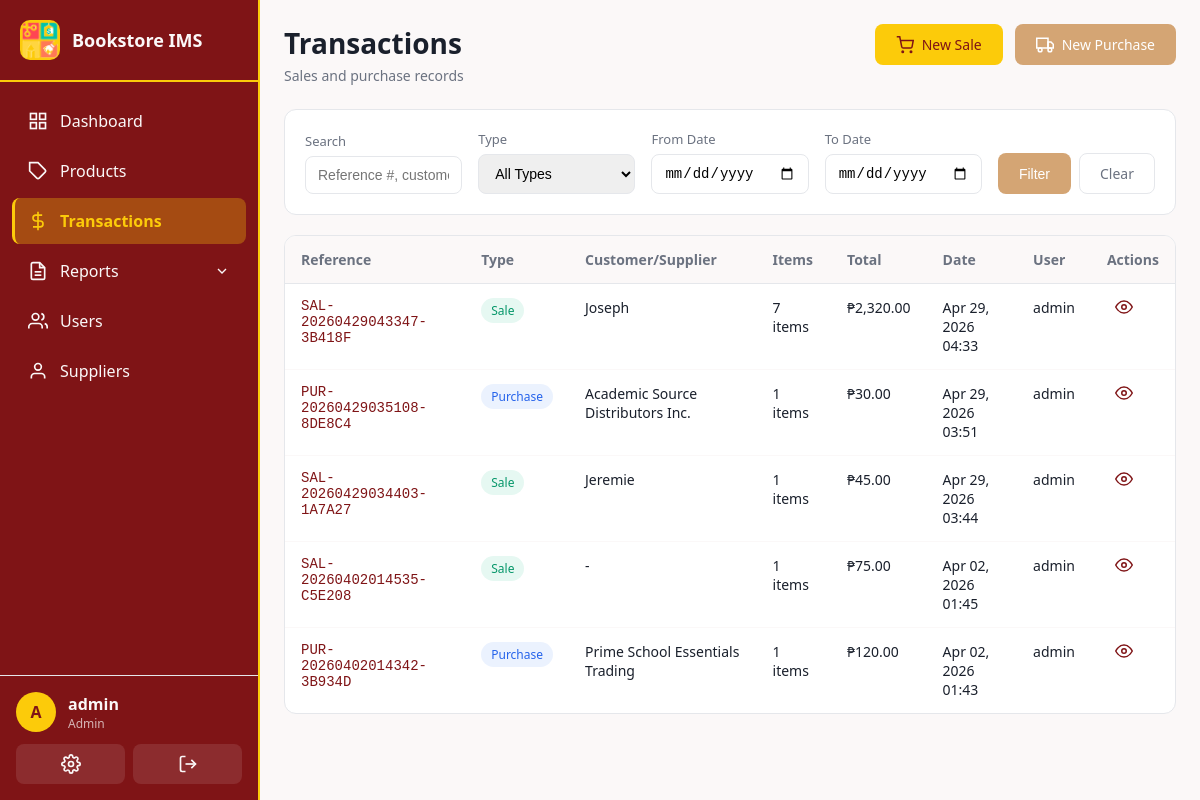
Page /transactions/ (signed in) on the committed database.
### app/models.py (models this page shows, shortened)
class User(UserMixin, db.Model):
    __tablename__ = 'users'
    id = db.Column(db.Integer, primary_key=True)
    username = db.Column(db.String(80), unique=True, nullable=False, index=True)
    email = db.Column(db.String(120), unique=True, nullable=False)
    password_hash = db.Column(db.String(256), nullable=False)
    role = db.Column(db.String(20), nullable=False, default=Role.STAFF)
    is_active = db.Column(db.Boolean, default=True)
    created_at = db.Column(db.DateTime, default=utc_now)
    last_login = db.Column(db.DateTime)
    transactions = db.relationship('Transaction', backref='user', lazy='dynamic')
    audit_logs = db.relationship('AuditLog', backref='user', lazy='dynamic')
    cash_ledger_entries = db.relationship('CashLedger', backref='user', lazy='dynamic')
    def is_admin(self):
        return self.role == Role.ADMIN

class Transaction(db.Model):
    __tablename__ = 'transactions'
    id = db.Column(db.Integer, primary_key=True)
    transaction_type = db.Column(db.String(20), nullable=False)  # 'sale' or 'purchase'
    reference_number = db.Column(db.String(50), unique=True, nullable=False)
    user_id = db.Column(db.Integer, db.ForeignKey('users.id'), nullable=False)
    subtotal = db.Column(db.Float, nullable=False, default=0.0)
    tax = db.Column(db.Float, nullable=False, default=0.0)
    discount = db.Column(db.Float, nullable=False, default=0.0)
    total = db.Column(db.Float, nullable=False, default=0.0)
    supplier_id = db.Column(db.Integer, db.ForeignKey('suppliers.id'), nullable=True)
    customer_name = db.Column(db.String(200))
    notes = db.Column(db.Text)
    created_at = db.Column(db.DateTime, default=utc_now)
    items = db.relationship('TransactionItem', backref='transaction', lazy='dynamic', cascade='all, delete-orphan')
    cash_entries = db.relationship('CashLedger', backref='transaction', lazy='dynamic')

class Supplier(db.Model):
    __tablename__ = 'suppliers'
    id = db.Column(db.Integer, primary_key=True)
    name = db.Column(db.String(200), unique=True, nullable=False)
    contact_person = db.Column(db.String(100))
    email = db.Column(db.String(120))
    phone = db.Column(db.String(20))
    address = db.Column(db.Text)
    notes = db.Column(db.Text)
    is_active = db.Column(db.Boolean, default=True)
    created_at = db.Column(db.DateTime, default=utc_now)
    updated_at = db.Column(db.DateTime, default=utc_now, onupdate=utc_now)
    transactions = db.relationship('Transaction', backref='supplier', lazy='dynamic')

### app/routes/transactions.py (the view, shortened to what this page needs)
@transactions_bp.route('/')
@login_required
def list_transactions():
    page = request.args.get('page', 1, type=int)
    per_page = 20
    transaction_type = request.args.get('type')  # 'sale' or 'purchase'
    date_from = request.args.get('date_from')
    date_to = request.args.get('date_to')
    search = request.args.get('search', '').strip()
    query = Transaction.query
    if transaction_type:
        query = query.filter_by(transaction_type=transaction_type)
    if date_from:
        try:
            date_from = datetime.strptime(date_from, '%Y-%m-%d')
            query = query.filter(Transaction.created_at >= date_from)
        except ValueError:
            pass
    query = query.order_by(Transaction.created_at.desc())
    transactions = query.paginate(page=page, per_page=per_page, error_out=False)
    return render_template('transactions/list.html',
        transactions=transactions,
        transaction_type=transaction_type,
        date_from=request.args.get('date_from', ''),
        date_to=request.args.get('date_to', ''),
        search=search
    )

### app/__init__.py (called while the page is built)
@login_manager.user_loader
def load_user(user_id):
    return db.session.get(User, int(user_id))

### app/templates/transactions/list.html (shortened to what this page needs)
{% extends "base.html" %}
{% block content %}
<div class="page-header">
  <div class="page-header-left">
    <h1>Transactions</h1>
    <p class="page-subtitle">Sales and purchase records</p>
  </div>
  <div class="page-header-right">
    <a href="{{ url_for('transactions.new_sale') }}" class="btn btn-primary">
      <svg viewBox="0 0 24 24" fill="none" stroke="currentColor" stroke-width="2">
        <circle cx="9" cy="21" r="1"></circle>
        <circle cx="20" cy="21" r="1"></circle>
        <path d="M1 1h4l2.68 13.39a2 2 0 0 0 2 1.61h9.72a2 2 0 0 0 2-1.61L23 6H6"></path>
      </svg>
      New Sale
    </a>
    <a href="{{ url_for('transactions.new_purchase') }}" class="btn btn-secondary">
      <svg viewBox="0 0 24 24" fill="none" stroke="currentColor" stroke-width="2">
        <rect x="1" y="3" width="15" height="13"></rect>
        <polygon points="16 8 20 8 23 11 23 16 16 16 16 8"></polygon>
        <circle cx="5.5" cy="18.5" r="2.5"></circle>
        <circle cx="18.5" cy="18.5" r="2.5"></circle>
      </svg>
      New Purchase
    </a>
  </div>
</div>
<div class="filters-card">
  <form method="GET" action="{{ url_for('transactions.list_transactions') }}" class="filters-form">
    <div class="filter-group">
      <label for="search">Search</label>
      <input type="text" id="search" name="search" value="{{ search }}" placeholder="Reference #, customer, or supplier name...">
    </div>
    <div class="filter-group">
      <label for="type">Type</label>
      <select id="type" name="type">
        <option value="">All Types</option>
      </select>
    </div>
    <div class="filter-group">
      <label for="date_from">From Date</label>
      <input type="date" id="date_from" name="date_from" value="{{ date_from }}">
    </div>
    <div class="filter-group">
      <label for="date_to">To Date</label>
      <input type="date" id="date_to" name="date_to" value="{{ date_to }}">
    </div>
    <div class="filter-actions">
      <button type="submit" class="btn btn-secondary">Filter</button>
      <a href="{{ url_for('transactions.list_transactions') }}" class="btn btn-outline">Clear</a>
    </div>
  </form>
</div>
<div class="table-card">
  {% if transactions.items %}
  <table class="data-table priority-table">
    <thead>
      <tr>
        <th class="priority-col-1">Reference</th>
        <th class="priority-col-2">Type</th>
        <th class="priority-col-1">Customer/Supplier</th>
        <th class="priority-col-3">Items</th>
        <th class="priority-col-1">Total</th>
        <th class="priority-col-2">Date</th>
        <th class="priority-col-3">User</th>
        <th class="priority-col-1">Actions</th>
      </tr>
    </thead>
    <tbody>
      {% for trans in transactions.items %}
      <tr>
        <td class="reference-cell priority-col-1">
          <a href="{{ url_for('transactions.view_transaction', id=trans.id) }}">{{ trans.reference_number }}</a>
        </td>
        <td class="priority-col-2">
          <span class="badge badge-{{ 'success' if trans.transaction_type == 'sale' else 'info' }}">
            {{ trans.transaction_type.title() }}
          </span>
        </td>
        <td class="priority-col-1">
          {% if trans.transaction_type == 'sale' %}
            {{ trans.customer_name or '-' }}
          {% else %}
            {{ trans.supplier.name if trans.supplier else '-' }}
          {% endif %}
        </td>
        <td class="priority-col-3">{{ trans.items.count() }} items</td>
        <td class="amount-cell priority-col-1">₱{{ "{:,.2f}".format(trans.total) }}</td>
        <td class="priority-col-2">{{ trans.created_at.strftime('%b %d, %Y %H:%M') }}</td>
        <td class="priority-col-3">{{ trans.user.username }}</td>
        <td class="actions-cell priority-col-1">
          <a href="{{ url_for('transactions.view_transaction', id=trans.id) }}" class="btn-icon" title="View Details">
            <svg viewBox="0 0 24 24" fill="none" stroke="currentColor" stroke-width="2">
              <path d="M1 12s4-8 11-8 11 8 11 8-4 8-11 8-11-8-11-8z"></path>
              <circle cx="12" cy="12" r="3"></circle>
            </svg>
          </a>
        </td>
      </tr>
      {% endfor %}
    </tbody>
  </table>
  {% endif %}
</div>
{% endblock %}

### app/templates/base.html (shortened to what this page needs)
<!doctype html>
<html>
  <head>
    <link rel="stylesheet" href="{{ url_for('static', filename='css/main.css') }}">
  </head>
  <body class="{% block body_class %}{% endblock %}">
    {% if current_user.is_authenticated %}
    <nav class="sidebar" id="mobile-sidebar">
      <div class="sidebar-header">
        <div class="sidebar-logo">
          <img src="{{ url_for('static', filename='images/bookstore-logo.png') }}" alt="Bookstore Logo" style="width: 100%; height: 100%; object-fit: contain;">
        </div>
        <span class="sidebar-title">Bookstore IMS</span>
      </div>
      <ul class="sidebar-menu">
        <li class="{% if request.endpoint == 'main.dashboard' %}active{% endif %}">
          <a href="{{ url_for('main.dashboard') }}">
            <svg viewBox="0 0 24 24" fill="none" stroke="currentColor" stroke-width="2">
              <rect x="3" y="3" width="7" height="7"></rect>
              <rect x="14" y="3" width="7" height="7"></rect>
              <rect x="14" y="14" width="7" height="7"></rect>
              <rect x="3" y="14" width="7" height="7"></rect>
            </svg>
            <span>Dashboard</span>
          </a>
        </li>
        <li class="{% if 'products' in request.endpoint %}active{% endif %}">
          <a href="{{ url_for('products.list_products') }}">
            <svg viewBox="0 0 24 24" fill="none" stroke="currentColor" stroke-width="2">
              <path d="M20.59 13.41l-7.17 7.17a2 2 0 0 1-2.83 0L2 12V2h10l8.59 8.59a2 2 0 0 1 0 2.82z"></path>
              <line x1="7" y1="7" x2="7.01" y2="7"></line>
            </svg>
            <span>Products</span>
          </a>
        </li>
        <li class="{% if 'transactions' in request.endpoint %}active{% endif %}">
          <a href="{{ url_for('transactions.list_transactions') }}">
            <svg viewBox="0 0 24 24" fill="none" stroke="currentColor" stroke-width="2">
              <line x1="12" y1="1" x2="12" y2="23"></line>
              <path d="M17 5H9.5a3.5 3.5 0 0 0 0 7h5a3.5 3.5 0 0 1 0 7H6"></path>
            </svg>
            <span>Transactions</span>
          </a>
        </li>
        <li class="submenu-trigger {% if 'reports' in request.endpoint %}active{% endif %}">
          <a href="#">
            <svg viewBox="0 0 24 24" fill="none" stroke="currentColor" stroke-width="2">
              <path d="M14 2H6a2 2 0 0 0-2 2v16a2 2 0 0 0 2 2h12a2 2 0 0 0 2-2V8z"></path>
              <polyline points="14 2 14 8 20 8"></polyline>
              <line x1="16" y1="13" x2="8" y2="13"></line>
              <line x1="16" y1="17" x2="8" y2="17"></line>
            </svg>
            <span>Reports</span>
            <svg class="submenu-arrow" viewBox="0 0 24 24" fill="none" stroke="currentColor" stroke-width="2">
              <polyline points="6 9 12 15 18 9"></polyline>
            </svg>
          </a>
        </li>
        {% if current_user.is_admin() %}
        <li class="{% if 'users' in request.endpoint and request.endpoint != 'users.profile' %}active{% endif %}">
          <a href="{{ url_for('users.list_users') }}">
            <svg viewBox="0 0 24 24" fill="none" stroke="currentColor" stroke-width="2">
              <path d="M17 21v-2a4 4 0 0 0-4-4H5a4 4 0 0 0-4 4v2"></path>
              <circle cx="9" cy="7" r="4"></circle>
              <path d="M23 21v-2a4 4 0 0 0-3-3.87"></path>
              <path d="M16 3.13a4 4 0 0 1 0 7.75"></path>
            </svg>
            <span>Users</span>
          </a>
        </li>
        <li class="{% if 'suppliers' in request.endpoint %}active{% endif %}">
          <a href="{{ url_for('suppliers.list_suppliers') }}">
            <svg viewBox="0 0 24 24" fill="none" stroke="currentColor" stroke-width="2">
              <path d="M20 21v-2a4 4 0 0 0-4-4H8a4 4 0 0 0-4 4v2"></path>
              <circle cx="12" cy="7" r="4"></circle>
            </svg>
            <span>Suppliers</span>
          </a>
        </li>
        {% endif %}
      </ul>
      <div class="sidebar-footer">
        <div class="user-info">
          <div class="user-avatar">{{ current_user.username[0].upper() }}</div>
          <div class="user-details">
            <span class="user-name">{{ current_user.username }}</span>
            <span class="user-role">{{ current_user.role.title() }}</span>
          </div>
        </div>
        <div class="sidebar-actions">
          <a href="{{ url_for('users.profile') }}" class="action-btn" title="Profile">
          </a>
          <a href="{{ url_for('auth.logout') }}" class="action-btn" title="Logout">
            <svg viewBox="0 0 24 24" fill="none" stroke="currentColor" stroke-width="2">
              <path d="M9 21H5a2 2 0 0 1-2-2V5a2 2 0 0 1 2-2h4"></path>
              <polyline points="16 17 21 12 16 7"></polyline>
              <line x1="21" y1="12" x2="9" y2="12"></line>
            </svg>
          </a>
        </div>
      </div>
    </nav>
    <main class="main-content">
      {% block content %}{% endblock %}
    </main>
    {% else %}
    {% block content_public %}{% endblock %}
    {% endif %}
  </body>
</html>

### rows in the picture
User: username "A", username "admin", role "Admin"
Transaction: total "2,320.00"
Transaction: total "30.00"
Transaction: total "45.00"
Transaction: total "75.00"
Transaction: total "120.00"
